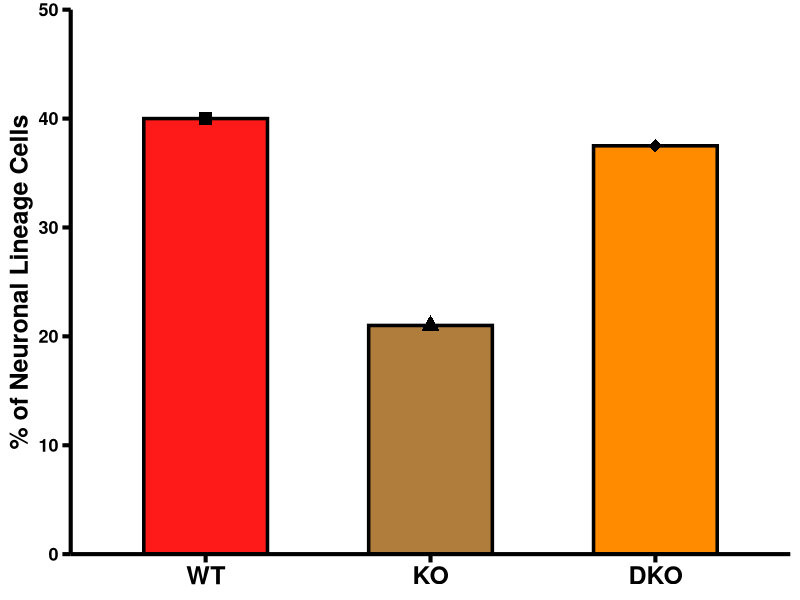
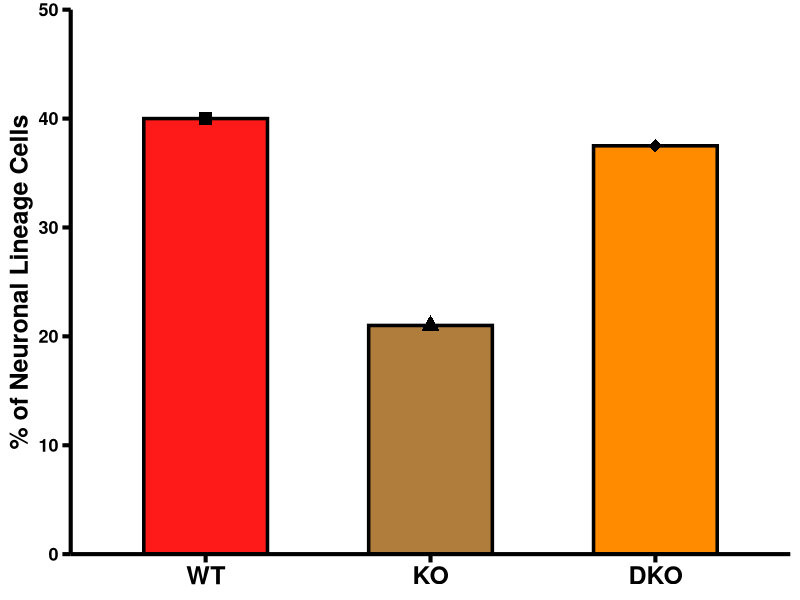

Generate these figures, in order, with R:
{
  setwd("~/Library/CloudStorage/OneDrive-Personal/HKU PhD/Figure 5 new/Barplot")
  library(ggplot2)
}


# For total neural lineage percentage -------------------------------------
df <- data.frame(
  group = factor(c("WT", "KO", "DKO"), levels = c("WT", "KO", "DKO")),
  pct   = c(40, 21, 37.5)
)

bar_cols <- c(WT = "#ff1a1a", KO = "#b07d3c", DKO = "#ff8c00")
shape_map <- c(WT = 15, KO = 17, DKO = 18)

ggplot(df, aes(x = group, y = pct, fill = group)) +
  geom_col(
    width = 0.55,
    color = "black",     # outline color
    linewidth = 1.2      # outline thickness
  ) +
  geom_point(aes(shape = group), size = 4.2, color = "black") +
  scale_fill_manual(values = bar_cols, guide = "none") +
  scale_shape_manual(values = shape_map, guide = "none") +
  scale_y_continuous(
    limits = c(0, 50),
    breaks = seq(0, 50, 10),
    expand = c(0, 0)
  ) +
  labs(
    title = NULL,
    x = NULL,
    y = "% of Neuronal Lineage Cells"
  ) +
  theme_classic(base_size = 14) +
  theme(
    plot.title = element_text(size = 18, face = "bold", hjust = 0.5),
    axis.title.y = element_text(size = 18, face = "bold"),
    axis.text.x = element_text(size = 18, face = "bold", color = "black"),
    axis.text.y = element_text(size = 13, face = "bold", color = "black"),
    axis.line = element_line(size = 1.4, color = "black"),
    axis.ticks = element_line(size = 1.4, color = "black"),
    axis.ticks.length = unit(6, "pt")
  )

ggsave(
  "fig5_bar_02.tiff",
  plot = last_plot(),
  width = 3.5,    
  height = 4.5,      
  units = "in",
  dpi = 600,
  limitsize = FALSE,
  compression = "lzw"
)
